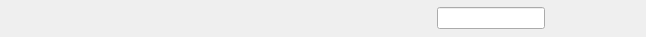
<?xml version="1.0" encoding="UTF-8"?>
<ui version="4.0">
 <class>GUI_ShortcutEntry</class>
 <widget class="QWidget" name="GUI_ShortcutEntry">
  <property name="geometry">
   <rect>
    <x>0</x>
    <y>0</y>
    <width>646</width>
    <height>37</height>
   </rect>
  </property>
  <layout class="QHBoxLayout" name="horizontalLayout">
   <property name="topMargin">
    <number>4</number>
   </property>
   <property name="bottomMargin">
    <number>4</number>
   </property>
   <item>
    <widget class="QLabel" name="labDescription">
     <property name="minimumSize">
      <size>
       <width>200</width>
       <height>0</height>
      </size>
     </property>
     <property name="text">
      <string/>
     </property>
    </widget>
   </item>
   <item>
    <widget class="ShortcutLineEdit" name="leEntry">
     <property name="sizePolicy">
      <sizepolicy hsizetype="Maximum" vsizetype="Fixed">
       <horstretch>0</horstretch>
       <verstretch>0</verstretch>
      </sizepolicy>
     </property>
    </widget>
   </item>
   <item>
    <widget class="QPushButton" name="btnEdit">
     <property name="minimumSize">
      <size>
       <width>24</width>
       <height>24</height>
      </size>
     </property>
     <property name="maximumSize">
      <size>
       <width>24</width>
       <height>24</height>
      </size>
     </property>
     <property name="text">
      <string/>
     </property>
     <property name="iconSize">
      <size>
       <width>20</width>
       <height>20</height>
      </size>
     </property>
     <property name="flat">
      <bool>true</bool>
     </property>
    </widget>
   </item>
   <item>
    <widget class="QPushButton" name="btnDefault">
     <property name="minimumSize">
      <size>
       <width>24</width>
       <height>24</height>
      </size>
     </property>
     <property name="maximumSize">
      <size>
       <width>24</width>
       <height>24</height>
      </size>
     </property>
     <property name="text">
      <string/>
     </property>
     <property name="iconSize">
      <size>
       <width>20</width>
       <height>20</height>
      </size>
     </property>
     <property name="flat">
      <bool>true</bool>
     </property>
    </widget>
   </item>
   <item>
    <widget class="QPushButton" name="btnTest">
     <property name="minimumSize">
      <size>
       <width>24</width>
       <height>24</height>
      </size>
     </property>
     <property name="maximumSize">
      <size>
       <width>24</width>
       <height>24</height>
      </size>
     </property>
     <property name="text">
      <string/>
     </property>
     <property name="iconSize">
      <size>
       <width>20</width>
       <height>20</height>
      </size>
     </property>
     <property name="flat">
      <bool>true</bool>
     </property>
    </widget>
   </item>
  </layout>
 </widget>
 <customwidgets>
  <customwidget>
   <class>ShortcutLineEdit</class>
   <extends>QLineEdit</extends>
   <header>Gui/Preferences/Shortcuts/ShortcutLineEdit.h</header>
  </customwidget>
 </customwidgets>
 <resources/>
 <connections/>
</ui>
